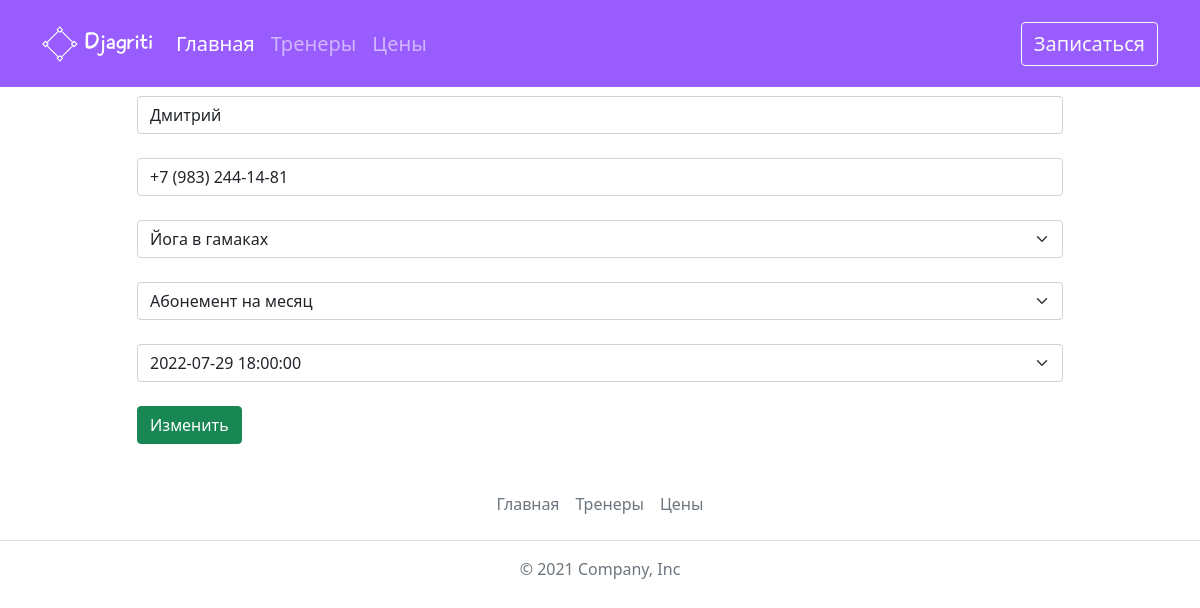
The page /update_order/14 on the database its author committed.
### crm/models.py (models this page shows, shortened)
class Order(models.Model):
    order_dt = models.DateTimeField(auto_now=True)
    order_name = models.CharField(max_length=100, verbose_name='Имя')
    order_phone = models.CharField(max_length=18, verbose_name='Телефон')
    order_napr = models.ForeignKey(NaprCrm, on_delete=models.PROTECT, null=True, blank=True, verbose_name='Направление')
    order_price = models.ForeignKey(Price, on_delete=models.PROTECT,  null=True, blank=True, verbose_name="Абонемент")
    date = models.DateTimeField(verbose_name="Дата и время")
    class Meta:
        verbose_name = 'Заказ'
        verbose_name_plural = 'Заказы'

### crm/views.py (the view)
# urls.py: path('update_order/<id_order>', update_order, name='update_order'),
def update_order(request, id_order):
    order = Order.objects.get(pk=id_order)
    form = OrderForm(request.POST or None, instance=order)
    if form.is_valid():
        form.save()
        return redirect('dashboard')
    return render(request, 'crm/update_order.html', {'order': order, 'form': form})

### crm/forms.py (shortened to what this page needs)
class OrderForm(forms.ModelForm):
    class Meta:
        model = Order
        fields = ['order_name', 'order_phone', 'order_napr', 'order_price', 'date']
        widgets = {
            'order_name': forms.TextInput(attrs={'class': 'form-control', 'placeholder': 'Имя', 'pattern': '^[А-Яа-яЁё\s]+$', "title": "Только кириллические символы"}),
            'order_phone': forms.TextInput(
                attrs={'type': 'tel', 'class': 'form-control', 'placeholder': 'Номер телефона'}),
            'order_napr': forms.Select(attrs={'class': 'form-select'}),
            'order_price': forms.Select(attrs={'class': 'form-select'}),
            'date': forms.TextInput(attrs={'class': 'form-select', 'placeholder': 'Дата и время'})
        }

### crm/models.py (called while the page is built)
    def __str__(self):
        return self.napr_name

    def __str__(self):
        return self.price_name

### crm/templates/crm/update_order.html (shortened to what this page needs)
{% extends 'crm/base.html' %}
{% load static %}
{% block content %}
<div class="container pt-5">
<form action="{% url 'update_order' order.id %}" method="post">
      <div class="row mb-3 mt-5 justify-content-center mb-4">
        <div class="col-sm-10">
              {{form.order_name}}
        </div>
      </div>
      <div class="row mb-3 justify-content-center mb-4">
        <div class="col-sm-10">
              {{form.order_phone}}
        </div>
      </div>
        <div class="row mb-3 justify-content-center mb-4">
            <div class="col-sm-10">
                {{form.order_napr}}
            </div>
        </div>
        <div class="row mb-3 justify-content-center mb-4">
            <div class="col-sm-10">
                {{form.order_price}}
            </div>
        </div>
        <div class="row mb-3 justify-content-center mb-4">
        <div class="col-sm-10">
              {{form.date}}
        </div>
      </div>
    <div class="row mb-3 justify-content-center mb-4">
        <div class="col-sm-10">
              <input type="submit" value="Изменить" class="btn btn-success">
        </div>
      </div>
    </form>
    </div>
{% endblock %}

### rows shown on the page
Order: order_name "Дмитрий", order_phone "+7 (983) 244-14-81", order_napr "Йога в гамаках", order_price "Абонемент на месяц", date "2022-07-29 18:00:00"
